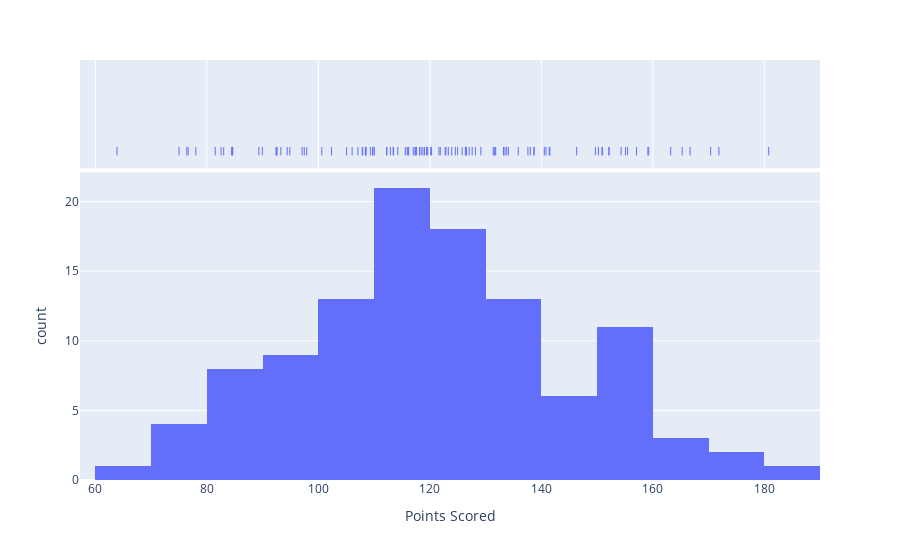

The cell this chart's notebook holds for it:
### Markdown cell above
OK, there may not be enough information to see a distribution on a team by team level, so how are points distributed in the league?

### Code cell
fig = px.histogram(LEAGUE.get_points(), marginal="rug", labels=dict(value="Points Scored"))
fig.update_layout(showlegend=False)
fig.show()

### Figure 1 — Plotly figure (JSON) as saved in the notebook; plotly's stock layout.template omitted (floating-point values rounded to 4 significant figures)
{"data": [{"alignmentgroup": "True", "bingroup": "x", "hovertemplate": "variable=0<br>Points Scored=%{x}<br>count=%{y}<extra></extra>", "legendgroup": "0", "marker": {"color": "#636efa", "pattern": {"shape": ""}}, "name": "0", "offsetgroup": "0", "orientation": "v", "showlegend": true, "type": "histogram", "x": [126.4, 166.7, 152.1, 138.7, 119.6, 151, 140.8, 100.6, 121.9, 109.3, 133.8, 83.02, 131.8, 150.2, 125.0, 154.3, 117.4, 141.4, 117.0, 152.1, 122.9, 150.9, 170.4, 94.42, 81.5, 159.1, 165.3, 157.1, 92.54, 115.6, 76.64, 125.8, 155.1, 127.1, 138.7, 133.2, 117.4, 128.2, 163.2, 124.6, 118.8, 121.6, 84.44, 93.28, 84.62, 131.7, 118.4, 117.6, 159.3, 137.6, 106.1, 115.9, 97.92, 107.1, 149.7, 171.9, 127.6, 108.5, 109.8, 113.5, 141.5, 135.9, 134.1, 89.96, 116.2, 112.9, 116.1, 129.2, 109.7, 108.4, 180.8, 131.5, 107.9, 82.56, 102.4, 123.9, 120.2, 105.1, 120.3, 140.5, 123.3, 114.3, 126.6, 119.0, 108.0, 92.4, 97.1, 75, 113.4, 97.48, 84.62, 138.0, 112.3, 76.4, 110.0, 119.4, 94.88, 122.7, 146.3, 126.5, 108.6, 112.3, 118.1, 133.5, 131.4, 155.5, 92.58, 89.34, 78.02, 63.88], "xaxis": "x", "yaxis": "y"}, {"alignmentgroup": "True", "boxpoints": "all", "fillcolor": "rgba(255,255,255,0)", "hoveron": "points", "hovertemplate": "variable=0<br>Points Scored=%{x}<extra></extra>", "jitter": 0, "legendgroup": "0", "line": {"color": "rgba(255,255,255,0)"}, "marker": {"color": "#636efa", "symbol": "line-ns-open"}, "name": "0", "offsetgroup": "0", "showlegend": false, "type": "box", "x": [126.4, 166.7, 152.1, 138.7, 119.6, 151, 140.8, 100.6, 121.9, 109.3, 133.8, 83.02, 131.8, 150.2, 125.0, 154.3, 117.4, 141.4, 117.0, 152.1, 122.9, 150.9, 170.4, 94.42, 81.5, 159.1, 165.3, 157.1, 92.54, 115.6, 76.64, 125.8, 155.1, 127.1, 138.7, 133.2, 117.4, 128.2, 163.2, 124.6, 118.8, 121.6, 84.44, 93.28, 84.62, 131.7, 118.4, 117.6, 159.3, 137.6, 106.1, 115.9, 97.92, 107.1, 149.7, 171.9, 127.6, 108.5, 109.8, 113.5, 141.5, 135.9, 134.1, 89.96, 116.2, 112.9, 116.1, 129.2, 109.7, 108.4, 180.8, 131.5, 107.9, 82.56, 102.4, 123.9, 120.2, 105.1, 120.3, 140.5, 123.3, 114.3, 126.6, 119.0, 108.0, 92.4, 97.1, 75, 113.4, 97.48, 84.62, 138.0, 112.3, 76.4, 110.0, 119.4, 94.88, 122.7, 146.3, 126.5, 108.6, 112.3, 118.1, 133.5, 131.4, 155.5, 92.58, 89.34, 78.02, 63.88], "xaxis": "x2", "yaxis": "y2"}], "layout": {"barmode": "relative", "legend": {"title": {"text": "variable"}, "tracegroupgap": 0}, "margin": {"t": 60}, "showlegend": false, "xaxis": {"anchor": "y", "domain": [0, 1], "title": {"text": "Points Scored"}}, "xaxis2": {"anchor": "y2", "domain": [0, 1], "matches": "x", "showgrid": true, "showticklabels": false}, "yaxis": {"anchor": "x", "domain": [0, 0.7326], "title": {"text": "count"}}, "yaxis2": {"anchor": "x2", "domain": [0.7426, 1], "matches": "y2", "showgrid": false, "showline": false, "showticklabels": false, "ticks": ""}}}
